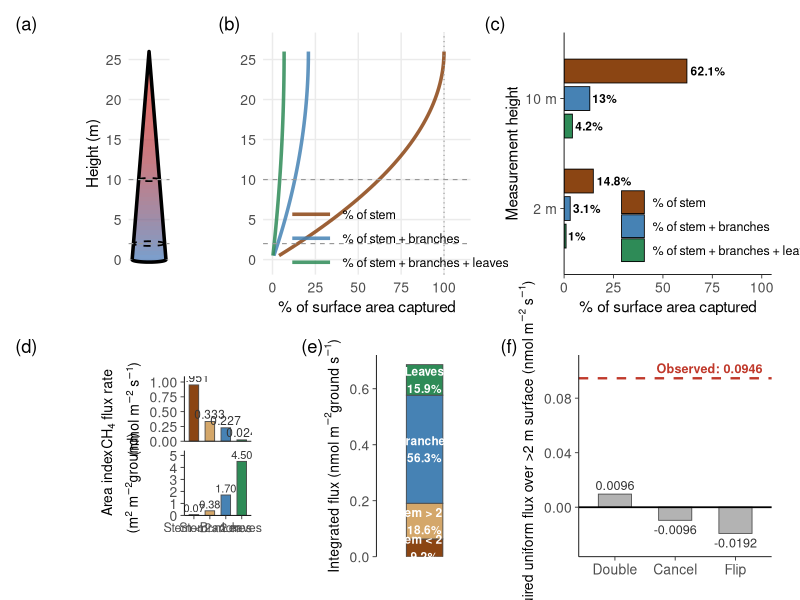
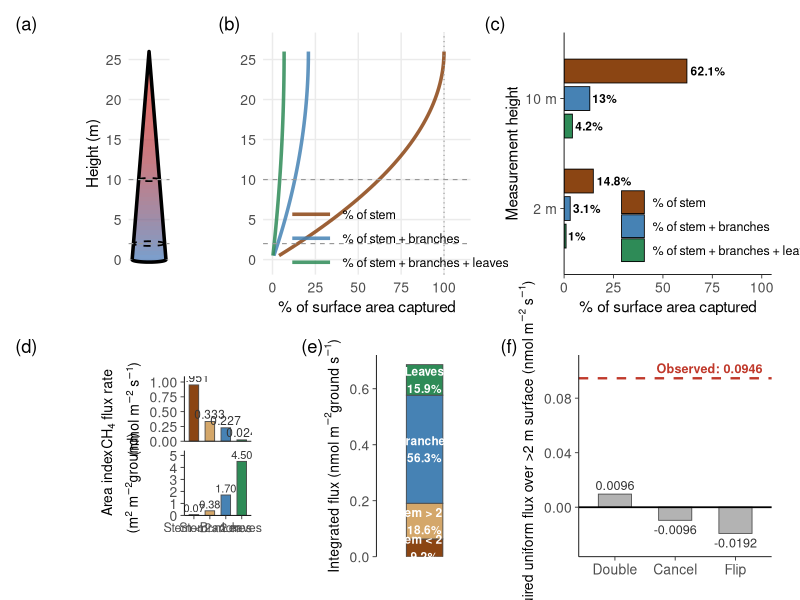

The R script that drew these images, in order:
#!/usr/bin/env Rscript
# =============================================================================
# figure_truncation_combined.R
#
# Combined layout: truncation row on top, sensitivity/break-even row on bottom.
#
# TOP ROW (a-c):
#   (a) 3-D cone schematic
#   (b) Capture-fraction curves
#   (c) Horizontal bar chart (% captured at 2 m and 10 m)
#
# BOTTOM ROW (d-g):
#   (d) Per-tissue CH4 flux rates
#   (e) Surface area indices
#   (f) Integrated stand-level budget (stacked bar)
#   (g) Break-even thresholds vs observed
#
# Output: figure_truncation_combined.pdf/.png
# =============================================================================

library(ggplot2)
library(dplyr)
library(tidyr)
library(patchwork)

# ═══════════════════════════════════════════════════════════════════════════════
# 1. TREE GEOMETRY (shared)
# ═══════════════════════════════════════════════════════════════════════════════

tree_height      <- 26      # m
dbh              <- 0.40    # m (40 cm)
dbh_height       <- 1.37    # m
base_radius      <- dbh / 2
height_above_dbh <- tree_height - dbh_height

# Whittaker & Woodwell surface area indices
stem_bark_index   <- 0.45   # m2 stem bark / m2 ground
branch_bark_index <- 1.70   # m2 branch bark / m2 ground
leaf_area_index   <- 4.5    # m2 leaf / m2 ground

radius_at <- function(h) {
  pmax(0, base_radius * (tree_height - h) / height_above_dbh)
}

cone_lateral_area <- function(h1, h2) {
  r1 <- radius_at(h1)
  r2 <- radius_at(h2)
  slant <- sqrt((h2 - h1)^2 + (r1 - r2)^2)
  pi * (r1 + r2) * slant
}

total_stem_area   <- cone_lateral_area(0, tree_height)
ground_area       <- total_stem_area / stem_bark_index
total_branch_area <- ground_area * branch_bark_index
total_leaf_area   <- ground_area * leaf_area_index

capture_at <- function(h) {
  stem_below <- cone_lateral_area(0, h)
  c(stem       = 100 * stem_below / total_stem_area,
    stem_br    = 100 * stem_below / (total_stem_area + total_branch_area),
    stem_br_lf = 100 * stem_below / (total_stem_area + total_branch_area +
                                      total_leaf_area))
}

# Cone-based split of stem into <2m / >=2m
total_cone_area <- cone_lateral_area(0, tree_height)
cone_below_2m   <- cone_lateral_area(0, 2)
frac_stem_lt2   <- cone_below_2m / total_cone_area

A_stem_lt2  <- stem_bark_index * frac_stem_lt2
A_stem_ge2  <- stem_bark_index * (1 - frac_stem_lt2)
A_branch    <- branch_bark_index
A_leaf      <- leaf_area_index
A_gt2_total <- A_stem_ge2 + A_branch + A_leaf
A_total     <- A_stem_lt2 + A_gt2_total

# ═══════════════════════════════════════════════════════════════════════════════
# 2. EMPIRICAL FLUX DATA
# ═══════════════════════════════════════════════════════════════════════════════

dat <- read.csv(file.path("data processing", "goFlux_reprocessing",
                           "results", "canopy_flux_goFlux_compiled.csv"),
                stringsAsFactors = FALSE)

dat <- dat %>%
  filter(!(Species == "bg" & Tree_Tag == 3)) %>%
  mutate(Component = ifelse(Type == "leaf (shaded)", "leaf", Type)) %>%
  filter(!is.na(CH4_best.flux), !is.na(Height_m))

F_stem_lt2 <- mean(dat$CH4_best.flux[dat$Component == "stem" & dat$Height_m < 2],
                    na.rm = TRUE)
F_stem_ge2 <- mean(dat$CH4_best.flux[dat$Component == "stem" & dat$Height_m >= 2],
                    na.rm = TRUE)
F_branch   <- mean(dat$CH4_best.flux[dat$Component == "branch"], na.rm = TRUE)
F_leaf     <- mean(dat$CH4_best.flux[dat$Component == "leaf"], na.rm = TRUE)

# Stand-level budget
budget <- tibble(
  compartment = c("Stem < 2 m", "Stem > 2 m", "Branches", "Leaves"),
  flux_rate   = c(F_stem_lt2, F_stem_ge2, F_branch, F_leaf),
  area_index  = c(A_stem_lt2, A_stem_ge2, A_branch, A_leaf)
) %>%
  mutate(
    integrated = flux_rate * area_index,
    pct        = 100 * integrated / sum(integrated)
  )

gt2_integrated   <- sum(budget$integrated[budget$compartment != "Stem < 2 m"])
total_integrated <- sum(budget$integrated)
F_gt2_observed   <- gt2_integrated / A_gt2_total

# Break-even
baseline <- budget$integrated[budget$compartment == "Stem < 2 m"]
scenarios <- tibble(
  scenario    = c("Double", "Cancel", "Flip"),
  description = c("Net = 2x basal emission",
                   "Net = 0 (break-even)",
                   "Net = -1x basal (equal sink)"),
  multiplier  = c(2, 0, -1)
) %>%
  mutate(
    net_target     = multiplier * baseline,
    F_gt2_required = (net_target - baseline) / A_gt2_total
  )

# ═══════════════════════════════════════════════════════════════════════════════
# 3. TOP ROW: TRUNCATION PANELS (a, b, c)
# ═══════════════════════════════════════════════════════════════════════════════

# ── Panel (a): Cone schematic ────────────────────────────────────────────────

create_cone_panel <- function() {
  stretch <- 5
  heights <- seq(0, tree_height, 0.1)
  radii   <- sapply(heights, radius_at)

  n_seg    <- 50
  h_breaks <- seq(0, tree_height, length.out = n_seg + 1)
  seg_pct  <- numeric(n_seg)
  for (i in seq_len(n_seg)) {
    h_mid <- (h_breaks[i] + h_breaks[i + 1]) / 2
    seg_pct[i] <- if (h_mid == 0) 0 else
      100 * cone_lateral_area(0, h_mid) / total_stem_area
  }
  norm <- (seg_pct - min(seg_pct)) / diff(range(seg_pct))
  pal  <- colorRampPalette(c("#4575b4", "#d73027"))(100)
  seg_col <- pal[pmax(1, pmin(100, round(norm * 99) + 1))]

  max_ext <- max(radii) * stretch * 0.3
  zones <- do.call(rbind, lapply(seq_len(n_seg), function(i) {
    h_seq <- seq(h_breaks[i], h_breaks[i + 1], length.out = 20)
    r_seq <- sapply(h_seq, radius_at) * stretch
    if (h_breaks[i] == 0) {
      h_ext <- c(seq(-max_ext, 0, length.out = 10), h_seq)
      r_ext <- c(rep(r_seq[1], 10), r_seq)
    } else {
      h_ext <- h_seq; r_ext <- r_seq
    }
    data.frame(height = c(h_ext, rev(h_ext)),
               radius = c(r_ext, -rev(r_ext)),
               zone   = paste0("s", i),
               color  = seg_col[i])
  }))

  outline <- data.frame(
    height = c(heights, rev(heights)),
    radius = c(radii * stretch, -rev(radii * stretch))
  )

  make_ellipse <- function(h, n = 100) {
    r <- radius_at(h) * stretch
    theta <- seq(0, 2 * pi, length.out = n)
    data.frame(x = r * cos(theta), y = h + r * 0.3 * sin(theta))
  }
  make_base_arc <- function(h = 0, n = 50) {
    r <- radius_at(h) * stretch
    theta <- seq(pi, 2 * pi, length.out = n)
    data.frame(x = r * cos(theta), y = h + r * 0.3 * sin(theta))
  }

  ell_2  <- make_ellipse(2)
  ell_10 <- make_ellipse(10)
  base_c <- make_base_arc(0)
  xlim   <- max(radii) * stretch * 1.1

  p <- ggplot() +
    geom_polygon(data = zones,
                 aes(x = radius, y = height, fill = color, group = zone),
                 alpha = 0.7) +
    geom_path(data = outline, aes(x = radius, y = height),
              color = "black", linewidth = 1.2) +
    geom_path(data = ell_2,  aes(x = x, y = y),
              color = "black", linewidth = 0.6, linetype = "dashed") +
    geom_path(data = ell_10, aes(x = x, y = y),
              color = "black", linewidth = 0.6, linetype = "dashed") +
    geom_path(data = base_c, aes(x = x, y = y),
              color = "black", linewidth = 1.2) +
    # Dashed reference lines at 2 m and 10 m (extend across from panel B)
    geom_hline(yintercept = c(2, 10), color = "grey60",
               linewidth = 0.4, linetype = "dashed") +
    scale_fill_identity() +
    coord_fixed(ratio = 0.5) +
    scale_x_continuous(limits = c(-xlim, xlim), name = NULL) +
    scale_y_continuous(breaks = seq(0, 25, 5), limits = c(-0.5, 27),
                       name = "Height (m)") +
    theme_minimal(base_size = 11) +
    theme(legend.position    = "none",
          axis.text.x        = element_blank(),
          axis.ticks.x       = element_blank(),
          axis.text.y        = element_text(size = 10),
          axis.title.y       = element_text(size = 11),
          panel.grid.major.x = element_blank(),
          panel.grid.minor   = element_blank(),
          plot.margin = margin(5, 0, 5, 5))
  p
}

# ── Panel (b): Capture curves ────────────────────────────────────────────────

create_capture_panel <- function() {
  h_seq <- seq(0.5, tree_height, 0.5)
  curves <- do.call(rbind, lapply(h_seq, function(h) {
    pcts <- capture_at(h)
    data.frame(height = h,
               category = c("% of stem", "% of stem + branches",
                             "% of stem + branches + leaves"),
               pct = as.numeric(pcts))
  }))
  curves$category <- factor(curves$category,
    levels = c("% of stem", "% of stem + branches",
               "% of stem + branches + leaves"))

  cat_colors <- c("% of stem"                       = "#8B4513",
                   "% of stem + branches"            = "#4682B4",
                   "% of stem + branches + leaves"   = "#2E8B57")

  p <- ggplot(curves, aes(x = pct, y = height, color = category)) +
    geom_line(linewidth = 1.2, alpha = 0.85) +
    geom_hline(yintercept = c(2, 10), color = "grey60",
               linewidth = 0.4, linetype = "dashed") +
    geom_vline(xintercept = 100, color = "grey60",
               linewidth = 0.4, linetype = "dotted") +
    scale_color_manual(values = cat_colors, name = NULL) +
    scale_x_continuous(breaks = seq(0, 100, 25), limits = c(0, 110),
                       name = "% of surface area captured") +
    scale_y_continuous(breaks = seq(0, 25, 5), limits = c(-0.5, 27),
                       name = NULL) +
    theme_minimal(base_size = 11) +
    theme(legend.position   = c(0.65, 0.15),
          legend.background = element_blank(),
          legend.text       = element_text(size = 9),
          legend.key.width  = unit(1.2, "cm"),
          axis.text         = element_text(size = 10),
          axis.title.x      = element_text(size = 11),
          panel.grid.minor  = element_blank(),
          plot.margin = margin(5, 5, 5, 0))
  p
}

# ── Panel (c): Horizontal bar chart ─────────────────────────────────────────

create_bar_panel <- function() {
  bar_data <- do.call(rbind, lapply(c(2, 10), function(h) {
    pcts <- capture_at(h)
    data.frame(
      threshold = paste0(h, " m"),
      category  = c("% of stem", "% of stem + branches",
                     "% of stem + branches + leaves"),
      pct       = as.numeric(pcts)
    )
  }))
  # Reverse factor levels so stem-only plots on top within each group,
  # but use breaks= in scale_fill_manual to keep legend in original order
  bar_data$category <- factor(bar_data$category,
    levels = rev(c("% of stem", "% of stem + branches",
                    "% of stem + branches + leaves")))
  # Order: 2 m on bottom, 10 m on top
  bar_data$threshold <- factor(bar_data$threshold, levels = c("2 m", "10 m"))

  cat_colors <- c("% of stem"                       = "#8B4513",
                   "% of stem + branches"            = "#4682B4",
                   "% of stem + branches + leaves"   = "#2E8B57")

  p <- ggplot(bar_data, aes(x = pct, y = threshold, fill = category)) +
    geom_col(position = position_dodge(width = 0.75), width = 0.65,
             color = "black", linewidth = 0.3) +
    geom_text(aes(label = paste0(round(pct, 1), "%")),
              position = position_dodge(width = 0.75),
              hjust = -0.1, size = 3, fontface = "bold") +
    scale_fill_manual(values = cat_colors, name = NULL,
                      breaks = c("% of stem", "% of stem + branches",
                                  "% of stem + branches + leaves")) +
    scale_x_continuous(limits = c(0, 100), breaks = seq(0, 100, 25),
                       expand = expansion(mult = c(0, 0.05)),
                       name = "% of surface area captured") +
    labs(y = "Measurement height") +
    theme_classic(base_size = 11) +
    theme(legend.position  = c(0.75, 0.2),
          legend.background = element_blank(),
          legend.text     = element_text(size = 9),
          axis.line       = element_line(linewidth = 0.3),
          axis.ticks      = element_line(linewidth = 0.3),
          axis.title      = element_text(size = 11),
          axis.text       = element_text(size = 10),
          plot.margin     = margin(5, 10, 5, 5))
  p
}

# ═══════════════════════════════════════════════════════════════════════════════
# 4. BOTTOM ROW: SENSITIVITY PANELS (d, e, f, g)
# ═══════════════════════════════════════════════════════════════════════════════

compartment_colors <- c(
  "Stem < 2 m"  = "#8B4513",
  "Stem > 2 m"  = "#D4A76A",
  "Branches"    = "#4682B4",
  "Leaves"      = "#2E8B57"
)

scenario_colors <- c(
  "Double" = "#E8A87C",
  "Cancel" = "#A8A8A8",
  "Flip"   = "#7B6BA1"
)

comp_labels <- c("Stem < 2 m", "Stem > 2 m", "Branches", "Leaves")

rate_data <- tibble(
  compartment = factor(comp_labels, levels = comp_labels),
  flux_rate   = c(F_stem_lt2, F_stem_ge2, F_branch, F_leaf),
  area_index  = c(A_stem_lt2, A_stem_ge2, A_branch, A_leaf),
  area_pct    = c(100 * A_stem_lt2 / A_total,
                  100 * A_stem_ge2 / A_total,
                  100 * A_branch / A_total,
                  100 * A_leaf / A_total)
)

# ── Panel (d): Per-tissue flux rates ─────────────────────────────────────────

p_rates <- ggplot(rate_data, aes(x = compartment, y = flux_rate,
                                  fill = compartment)) +
  geom_col(width = 0.6, color = "grey30", linewidth = 0.3) +
  geom_text(aes(label = sprintf("%.3f", flux_rate)),
            vjust = -0.3, size = 3, color = "grey20") +
  scale_fill_manual(values = setNames(unname(compartment_colors), comp_labels),
                    guide = "none") +
  scale_y_continuous(expand = expansion(mult = c(0, 0.15))) +
  labs(
    x = NULL,
    y = expression(atop("CH"[4]~"flux rate", "(nmol m"^{-2}~"s"^{-1}*")"))
  ) +
  theme_classic(base_size = 11) +
  theme(
    axis.line    = element_line(linewidth = 0.3),
    axis.ticks   = element_line(linewidth = 0.3),
    axis.text    = element_text(size = 10),
    axis.text.x  = element_blank(),
    axis.ticks.x = element_blank(),
    axis.title   = element_text(size = 10),
    plot.margin  = margin(10, 10, 2, 10)
  )

# ── Panel (e): Area indices ──────────────────────────────────────────────────

p_area <- ggplot(rate_data, aes(x = compartment, y = area_index,
                                 fill = compartment)) +
  geom_col(width = 0.6, color = "grey30", linewidth = 0.3) +
  geom_text(aes(label = sprintf("%.2f", area_index)),
            vjust = -0.3, size = 2.8, color = "grey20") +
  scale_fill_manual(values = setNames(unname(compartment_colors), comp_labels),
                    guide = "none") +
  scale_y_continuous(expand = expansion(mult = c(0, 0.2))) +
  labs(
    x = NULL,
    y = expression(atop("Area index", "(m"^{2}~"m"^{-2}*"ground)"))
  ) +
  theme_classic(base_size = 11) +
  theme(
    axis.line    = element_line(linewidth = 0.3),
    axis.ticks   = element_line(linewidth = 0.3),
    axis.text    = element_text(size = 10),
    axis.text.x  = element_text(size = 9),
    axis.title   = element_text(size = 10),
    plot.margin  = margin(2, 10, 10, 10)
  )

# ── Panel (f): Integrated budget (stacked bar) ──────────────────────────────

budget_plot <- budget
budget_plot$compartment <- factor(budget_plot$compartment,
  levels = c("Leaves", "Branches", "Stem > 2 m", "Stem < 2 m"))

p_budget <- ggplot(budget_plot, aes(x = 1, y = integrated,
                                     fill = compartment)) +
  geom_col(width = 0.5, color = "grey30", linewidth = 0.3) +
  geom_text(aes(label = sprintf("%s\n%.1f%%", compartment, pct)),
            position = position_stack(vjust = 0.5),
            size = 3, color = "white", fontface = "bold") +
  scale_fill_manual(values = compartment_colors, guide = "none") +
  scale_y_continuous(expand = expansion(mult = c(0, 0.05))) +
  labs(
    x = NULL,
    y = expression("Integrated flux (nmol m"^{-2}*"ground s"^{-1}*")")
  ) +
  coord_cartesian(xlim = c(0.4, 1.6)) +
  theme_classic(base_size = 11) +
  theme(
    axis.line.x  = element_blank(),
    axis.ticks.x = element_blank(),
    axis.text.x  = element_blank(),
    axis.line.y  = element_line(linewidth = 0.3),
    axis.ticks.y = element_line(linewidth = 0.3),
    axis.text.y  = element_text(size = 10),
    axis.title   = element_text(size = 10),
    plot.margin  = margin(10, 10, 10, 15)
  )

# ── Panel (g): Break-even thresholds ─────────────────────────────────────────

scenarios$scenario <- factor(scenarios$scenario,
  levels = c("Double", "Cancel", "Flip"))

p_breakeven <- ggplot(scenarios, aes(x = scenario, y = F_gt2_required)) +
  geom_col(width = 0.55, fill = "grey70", color = "grey30", linewidth = 0.3) +
  geom_hline(yintercept = 0, linewidth = 0.6, color = "black") +
  geom_hline(yintercept = F_gt2_observed, linewidth = 0.8,
             linetype = "dashed", color = "#C0392B") +
  annotate("text", x = 3.45, y = F_gt2_observed,
           label = sprintf("Observed: %.4f", F_gt2_observed),
           hjust = 1, vjust = -0.5, size = 3.2, color = "#C0392B",
           fontface = "bold") +
  geom_text(aes(label = sprintf("%.4f", F_gt2_required),
                vjust = ifelse(F_gt2_required >= 0, -0.4, 1.4)),
            size = 3.2, color = "grey20") +
  scale_y_continuous(expand = expansion(mult = c(0.15, 0.15))) +
  labs(
    x = NULL,
    y = expression("Required uniform flux over >2 m surface (nmol m"^{-2}~"s"^{-1}*")")
  ) +
  theme_classic(base_size = 11) +
  theme(
    axis.line   = element_line(linewidth = 0.3),
    axis.ticks  = element_line(linewidth = 0.3),
    axis.text   = element_text(size = 10),
    axis.title  = element_text(size = 10),
    plot.margin = margin(10, 15, 10, 10)
  )

# ═══════════════════════════════════════════════════════════════════════════════
# 5. ASSEMBLE: TOP ROW + BOTTOM ROW
# ═══════════════════════════════════════════════════════════════════════════════

p_cone   <- create_cone_panel()
p_curves <- create_capture_panel()
p_bars   <- create_bar_panel()

# Top row: cone | curves | bars
top_row <- p_cone + p_curves + p_bars +
  plot_layout(widths = c(1, 1.5, 1.5))

# Bottom row: stacked rate/area sub-panel | budget | break-even
p_rate_area <- p_rates / p_area + plot_layout(heights = c(1, 1))
bottom_row <- wrap_elements(p_rate_area) + p_budget + p_breakeven +
  plot_layout(widths = c(2, 1, 2))

# Stack
combined <- top_row / bottom_row +
  plot_layout(heights = c(1.2, 1)) +
  plot_annotation(
    tag_levels = "a",
    tag_prefix = "(", tag_suffix = ")",
    theme = theme(plot.tag = element_text(size = 12, face = "bold"))
  )

# ═══════════════════════════════════════════════════════════════════════════════
# 6. SAVE
# ═══════════════════════════════════════════════════════════════════════════════

base_dir <- "/Users/jongewirtzman/My Drive/Research/whole_tree_flux"
out_dir  <- file.path(base_dir, "figures")
if (!dir.exists(out_dir)) dir.create(out_dir, recursive = TRUE)

ggsave(file.path(out_dir, "figure_truncation_combined.pdf"), combined,
       width = 13, height = 10, units = "in")
ggsave(file.path(out_dir, "figure_truncation_combined.png"), combined,
       width = 13, height = 10, units = "in", dpi = 300)

cat("Saved: figure_truncation_combined.pdf/.png\n")
